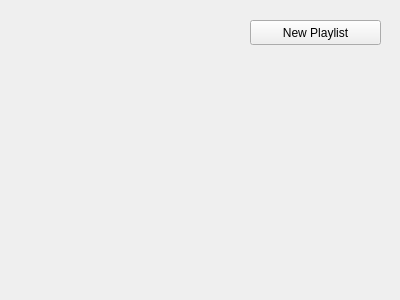
<?xml version="1.0" encoding="UTF-8"?>
<ui version="4.0">
 <class>playlistsClass</class>
 <widget class="QWidget" name="playlistsClass">
  <property name="geometry">
   <rect>
    <x>0</x>
    <y>0</y>
    <width>400</width>
    <height>300</height>
   </rect>
  </property>
  <property name="windowTitle">
   <string>Manage Playlists</string>
  </property>
  <property name="windowIcon">
   <iconset resource="../resources.qrc">
    <normaloff>:/devices48/resources/tr48x48-0016.png</normaloff>:/devices48/resources/tr48x48-0016.png</iconset>
  </property>
  <widget class="QPushButton" name="newPlaylistButton">
   <property name="geometry">
    <rect>
     <x>250</x>
     <y>20</y>
     <width>131</width>
     <height>25</height>
    </rect>
   </property>
   <property name="text">
    <string>New Playlist</string>
   </property>
   <property name="icon">
    <iconset resource="../resources.qrc">
     <normaloff>:/icons/resources/filenew.png</normaloff>:/icons/resources/filenew.png</iconset>
   </property>
  </widget>
 </widget>
 <resources>
  <include location="../resources.qrc"/>
 </resources>
 <connections/>
</ui>
